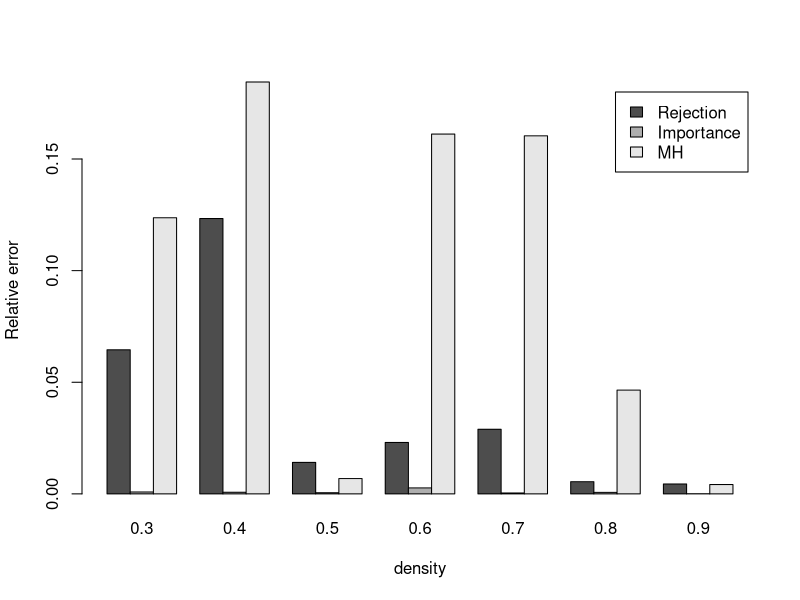

R code for this plot:
#n = 10
Imp = c(0,11.0155781346,93.1031958634,961.3343854541,22421.4437049298,47613.4650103611,365632.5637763154,1440484.7875539626)
Rej = c(0,11.7165213994,81.5610633211,947.2836301799,22876.6818500350,48971.2478053147,367877.1927173831,1446968.0175326013)
MH = c(0,9.6448610873,110.1998098386,967.4261443315,18757.3105216824,55227.0205377579,382888.2238861561,1434556.0326859811)
D = c(0,0.3,0.4,0.5,0.6,0.7,0.8,0.9)
Ex = c(0,11.0060946269,93.0352228705,960.8295494911,22361.5899293241,47593.7052606084,365880.7888396552,1440583.7015119945)
M = matrix(c(Rej, Imp, MH), ncol =3)
M = abs(M-Ex)/Ex
barplot(t(M[2:8,]), beside = TRUE, legend.text = c("Rejection", "Importance", "MH"), 
		names.arg = D[2:8], xlab = "density", ylab = "Relative error")